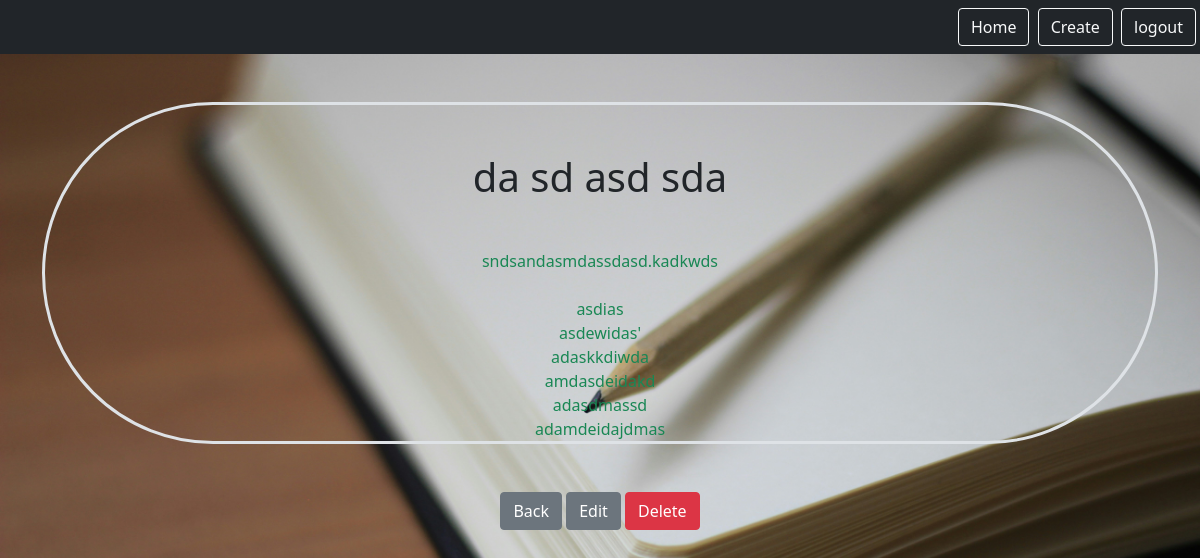
Page /smart/notes/8 (signed in) on the committed database.
### notes/models.py (models this page shows)
class Notes(models.Model):
    title = models.CharField(max_length=200)
    text = models.TextField()
    created = models.DateTimeField(auto_now_add=True)
    user = models.ForeignKey(User, on_delete=models.CASCADE, related_name="notes")

### notes/views.py (the view)
# urls.py: path('notes/<int:pk>', views.NotesDetailView.as_view(), name="notes.detail"),
class NotesDetailView(LoginRequiredMixin, DetailView):
    model = Notes
    context_object_name = "note"
    login_url = "/login"

### notes/templates/notes/notes_detail.html (shortened to what this page needs)
{% extends 'base.html' %}
{% block content %}
    <div class="border border-3 rounded-pill">
        <div><h1 class="my-5">{{ note.title }}</h1>
            <div style="white-space: pre-wrap;" class="text-success">{{ note.text|linebreaksbr }}</div>
        </div>
    </div>
<a href="{% url 'notes.list' %}" class="btn btn-secondary my-5">Back</a>
<a href="{% url 'notes.update' pk=note.id %}" class="btn btn-secondary">Edit</a>
<a href="{% url 'notes.delete' pk=note.id %}" class="btn btn-danger">Delete</a>
{% endblock %}

### rows in the picture
Notes: title "da sd asd sda", text "sndsandasmdassdasd.kadkwds asdias asdewidas' adaskkdiwda amdasdeidakd adasdmassd adamdeidajdmas"
